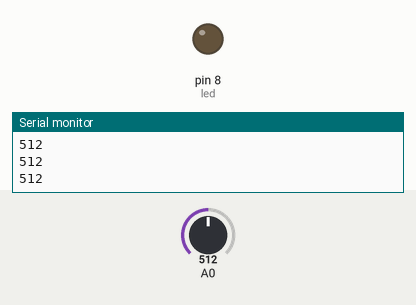
Simulated run of this sketch. Board: Arduino Uno, built with avr-gcc and run on an emulated ATmega328P. Shown: output pins drawn as LEDs (lit = HIGH), the last lines printed to the serial monitor. The inputs (shaded band) are chosen by the test bench; at power-on: A0 = 512.

Above: at 1.2 s.
1.3 s: A0 set to 21
2.8 s: A0 set to 17
At 4.0 s:
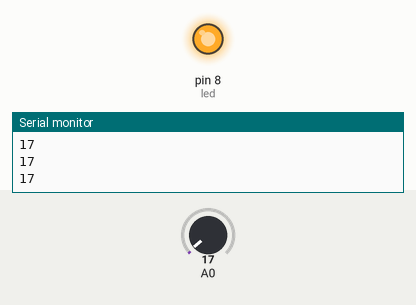
4.3 s: A0 set to 122
At 5.2 s:
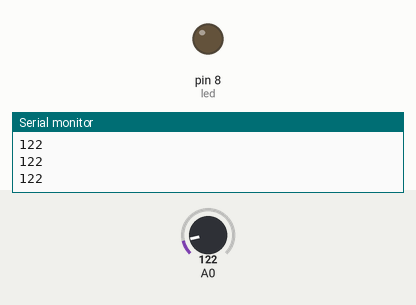
5.8 s: A0 set to 10
At 6.4 s:
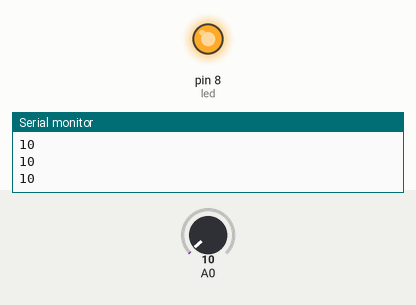
Timing chart, 0 to 8.3 s (numbered marks = the images above; inputs shaded):
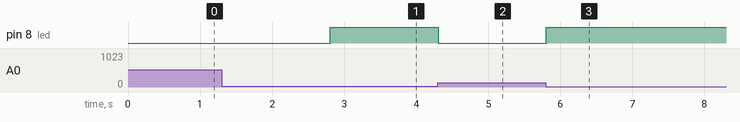

Measured:
- the behaviour switches between 20 and 19 on A0 (found by bisection; images 0 and 1)
- after the input at 2.8 s, pin 8 (led): LOW → HIGH at once
- after the input at 4.3 s, pin 8 (led): HIGH → LOW at once
- after the input at 5.8 s, pin 8 (led): LOW → HIGH at once

The sketch:

ldr.ino
```cpp
#define led 8
int okunan;

void setup() {
  Serial.begin(9600);
  pinMode(led,OUTPUT);
}
void loop() {
  okunan=analogRead(A0);
  Serial.println(okunan);
  if (okunan<20) {  // 20 değeri ldr'den gelen analog sinyale göre belirlenmiştir
    digitalWrite(led,HIGH);
  }
  else {
    digitalWrite(led,LOW);
  }
}
```
